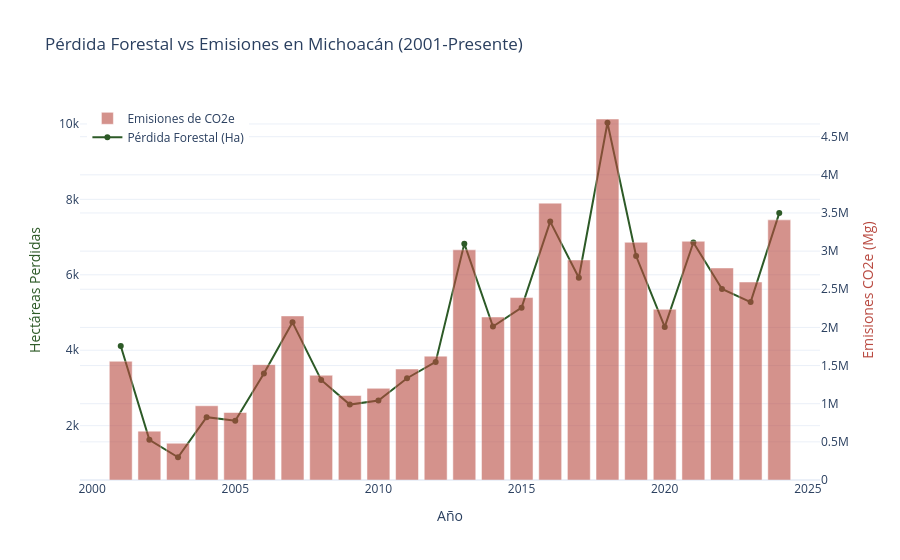

Source (notebook cell):
### Markdown cell above
## 1. Evolución Histórica de Pérdida Forestal y Emisiones

La siguiente gráfica detalla la pérdida de cobertura forestal anual y las emisiones brutas de CO2 generadas. El gráfico de doble eje permite observar la correlación a lo largo del tiempo.

### Code cell
df_hist = pd.read_csv(f'{base_path}/gfw_historico_perdida_emisiones.csv')

df_hist_agrupado = df_hist.groupby('umd_tree_cover_loss__year').agg({
    'umd_tree_cover_loss__ha': 'sum',
    'gfw_gross_emissions_co2e_all_gases__Mg': 'sum'
}).reset_index()
df_hist_agrupado.columns = ['Anio', 'Hectareas_Perdidas', 'Emisiones_CO2e']

fig = go.Figure()

fig.add_trace(go.Bar(
    x=df_hist_agrupado['Anio'],
    y=df_hist_agrupado['Emisiones_CO2e'],
    name='Emisiones de CO2e',
    marker_color=COLOR_EMISIONES,
    opacity=0.6,
    yaxis='y2'
))

fig.add_trace(go.Scatter(
    x=df_hist_agrupado['Anio'],
    y=df_hist_agrupado['Hectareas_Perdidas'],
    name='Pérdida Forestal (Ha)',
    mode='lines+markers',
    line=dict(color=COLOR_BOSQUE, width=2)
))

fig.update_layout(
    title='Pérdida Forestal vs Emisiones en Michoacán (2001-Presente)',
    xaxis_title='Año',
    yaxis=dict(title='Hectáreas Perdidas', title_font=dict(color=COLOR_BOSQUE)),
    yaxis2=dict(title='Emisiones CO2e (Mg)', title_font=dict(color=COLOR_EMISIONES), overlaying='y', side='right'),
    template='plotly_white',
    hovermode='x unified',
    legend=dict(x=0.01, y=0.99)
)

fig.show()

### Figure 1 — Plotly figure (JSON) as saved in the notebook; plotly's stock layout.template omitted (floating-point values rounded to 4 significant figures)
{"data": [{"marker": {"color": "#B94A41"}, "name": "Emisiones de CO2e", "opacity": 0.6, "type": "bar", "x": [2001, 2002, 2003, 2004, 2005, 2006, 2007, 2008, 2009, 2010, 2011, 2012, 2013, 2014, 2015, 2016, 2017, 2018, 2019, 2020, 2021, 2022, 2023, 2024], "y": [1556000.0, 640500.0, 481800.0, 973300.0, 884500.0, 1512000.0, 2151000.0, 1373000.0, 1108000.0, 1202000.0, 1455000.0, 1624000.0, 3017000.0, 2137000.0, 2391000.0, 3629000.0, 2884000.0, 4732000.0, 3116000.0, 2237000.0, 3129000.0, 2779000.0, 2595000.0, 3410000.0], "yaxis": "y2"}, {"line": {"color": "#2D5A27", "width": 2}, "mode": "lines+markers", "name": "Pérdida Forestal (Ha)", "type": "scatter", "x": [2001, 2002, 2003, 2004, 2005, 2006, 2007, 2008, 2009, 2010, 2011, 2012, 2013, 2014, 2015, 2016, 2017, 2018, 2019, 2020, 2021, 2022, 2023, 2024], "y": [4112.0, 1626.0, 1163.0, 2225.0, 2132.0, 3383.0, 4740.0, 3213.0, 2558.0, 2665.0, 3258.0, 3690.0, 6826.0, 4630.0, 5129.0, 7411.0, 5923.0, 10030.0, 6497.0, 4618.0, 6856.0, 5624.0, 5278.0, 7637.0]}], "layout": {"hovermode": "x unified", "legend": {"x": 0.01, "y": 0.99}, "title": {"text": "Pérdida Forestal vs Emisiones en Michoacán (2001-Presente)"}, "xaxis": {"title": {"text": "Año"}}, "yaxis": {"title": {"font": {"color": "#2D5A27"}, "text": "Hectáreas Perdidas"}}, "yaxis2": {"overlaying": "y", "side": "right", "title": {"font": {"color": "#B94A41"}, "text": "Emisiones CO2e (Mg)"}}}}
